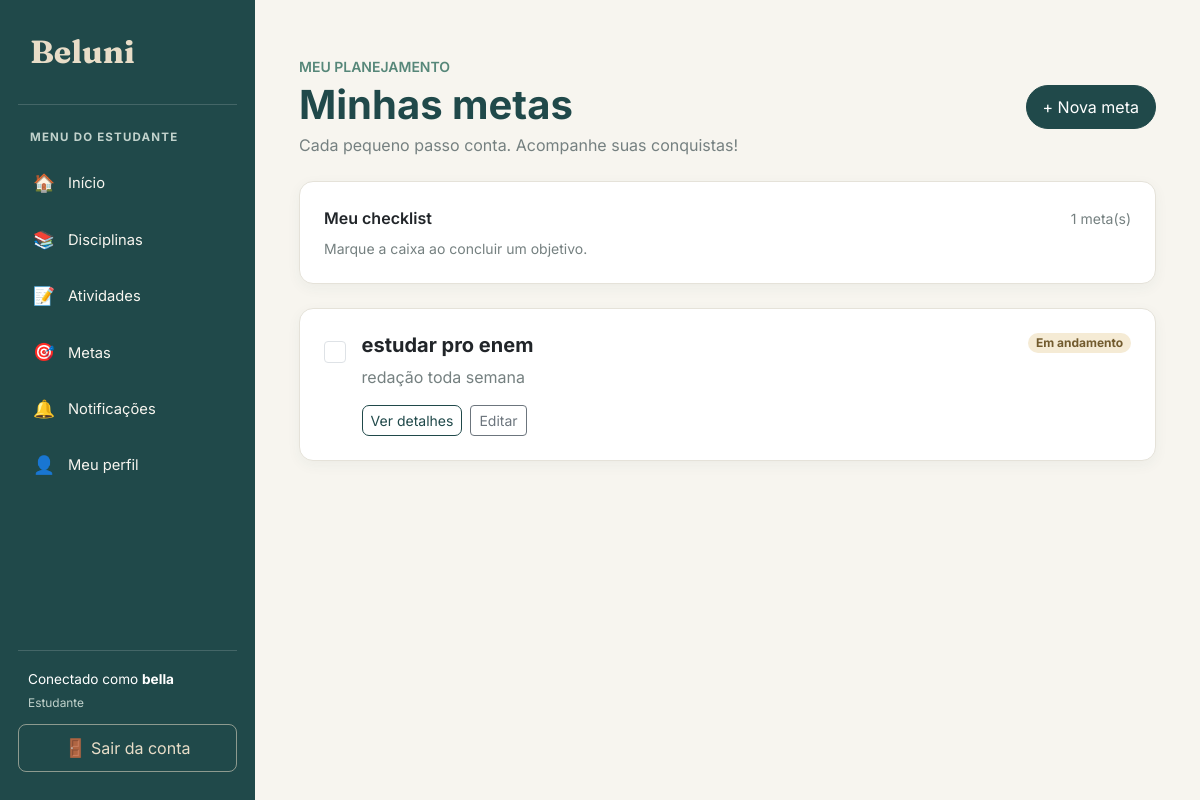
/metas/ (signed in), run on an earlier commit of the app's database.
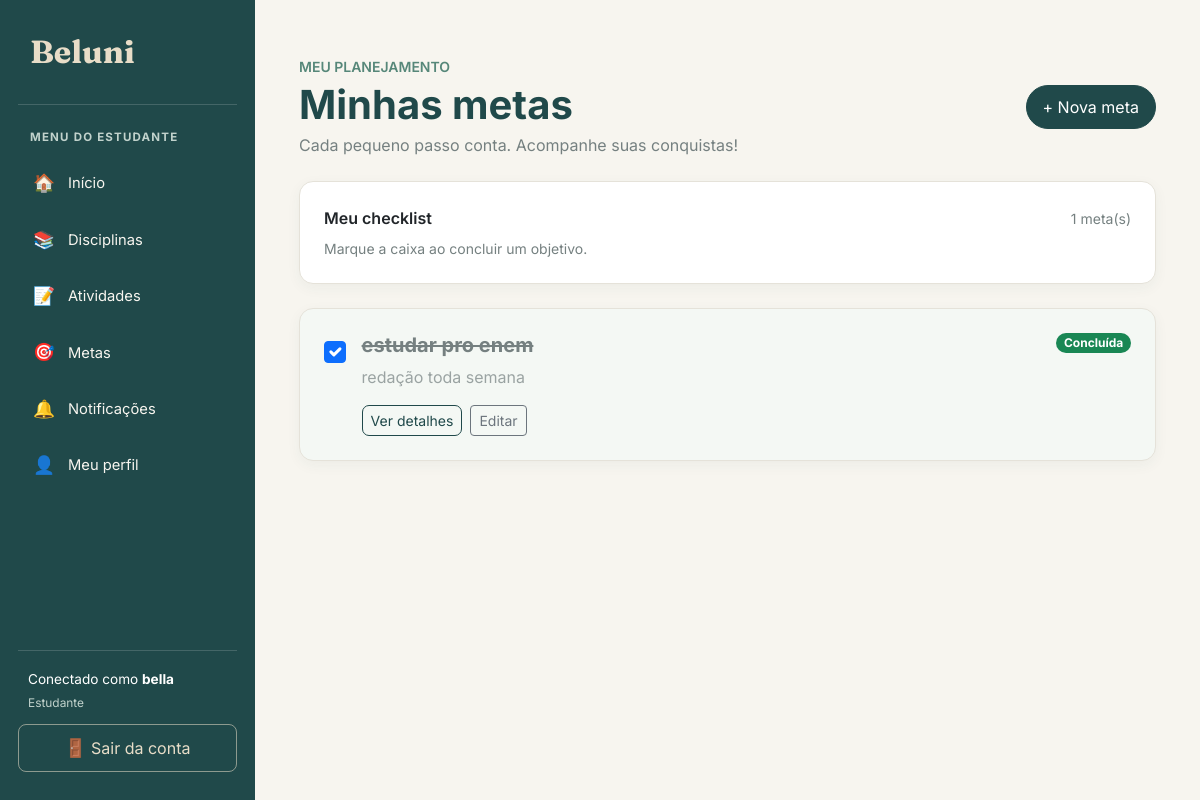
And on a later commit of the database.
### meta/models.py (models this page shows, shortened)
class Meta(models.Model):
    titulo = models.CharField(max_length=100)
    detalhamento = models.CharField(max_length=255)
    data = models.DateField()
    estudante = models.ForeignKey(
        Estudante,
        on_delete=models.CASCADE,
        related_name="metas"
    )
    concluida = models.BooleanField(default=False)

### meta/views.py (the view)
# urls.py: path('', views.listar_metas, name='listar_metas'),
@login_required
@permission_required('meta.view_meta')
def listar_metas(request):
    estudante = obter_estudante(request.user)
    metas = metas_do_estudante(estudante).order_by('data')
    return render(
        request,
        'meta/listar.html',
        {'metas': metas}
    )

### meta/views.py (called while the page is built)
def obter_estudante(usuario):
    return get_object_or_404(
        Estudante,
        pk=usuario.pk
    )

def metas_do_estudante(estudante):
    return Meta.objects.filter(
        estudante=estudante
    )

### meta/templates/meta/listar.html (shortened to what this page needs)
{% extends 'base.html' %}
{% block conteudo %}
<div class="container py-4">
    <div class="d-flex flex-wrap justify-content-between align-items-center gap-3 mb-4">
        <div>
            <p class="text-uppercase small fw-semibold mb-1" style="color: #568779;">
                MEU PLANEJAMENTO
            </p>
            <h1 class="fw-bold mb-1" style="color: #20494A;">
                Minhas metas
            </h1>
            <p class="text-secondary mb-0">
                Cada pequeno passo conta. Acompanhe suas conquistas!
            </p>
        </div>
        <a href="{% url 'criar_meta' %}" class="btn btn-primary rounded-pill">
            + Nova meta
        </a>
    </div>
    <div class="card mb-4">
        <div class="card-body p-4">
            <div class="d-flex justify-content-between align-items-center mb-2">
                <span class="fw-semibold">Meu checklist</span>
                <span class="text-secondary small">
                    {{ metas|length }} meta(s)
                </span>
            </div>
            <p class="text-secondary small mb-0">
                Marque a caixa ao concluir um objetivo.
            </p>
        </div>
    </div>
    {% for meta in metas %}
        <div class="card mb-3 {% if meta.concluida %}meta-concluida{% endif %}">
            <div class="card-body p-3 p-md-4">
                <div class="d-flex align-items-start gap-3">
                    <form method="post"
                          action="{% url 'alternar_meta' meta.id %}"
                          class="pt-1">
                        <input
                            type="checkbox"
                            class="form-check-input meta-checkbox"
                            aria-label="Concluir {{ meta.titulo }}"
                            {% if meta.concluida %}checked{% endif %}
                            onchange="this.form.submit()">
                    </form>
                    <div class="flex-grow-1">
                        <div class="d-flex flex-wrap justify-content-between align-items-start gap-2">
                            <h5 class="fw-bold mb-2 meta-titulo">
                                {{ meta.titulo }}
                            </h5>
                            {% if meta.concluida %}
                                <span class="badge rounded-pill text-bg-success">
                                    Concluída
                                </span>
                            {% else %}
                                <span class="badge rounded-pill"
                                      style="background-color: #F5EBD5; color: #725B2E;">
                                    Em andamento
                                </span>
                            {% endif %}
                        </div>
                        <p class="text-secondary mb-3 meta-descricao">
                            {{ meta.detalhamento }}
                        </p>
                        <div class="d-flex flex-wrap gap-2">
                            <a href="{% url 'detalhar_meta' meta.id %}"
                               class="btn btn-sm btn-outline-primary">
                                Ver detalhes
                            </a>
                            <a href="{% url 'editar_meta' meta.id %}"
                               class="btn btn-sm btn-outline-secondary">
                                Editar
                            </a>
                        </div>
                    </div>
                </div>
            </div>
        </div>
    {% endfor %}
</div>
{% endblock %}

What changed in the data, as far as the page shows it:
changed Meta "estudar pro enem": concluida "☐" → "☑"; concluida "Em andamento" → "Concluída"
